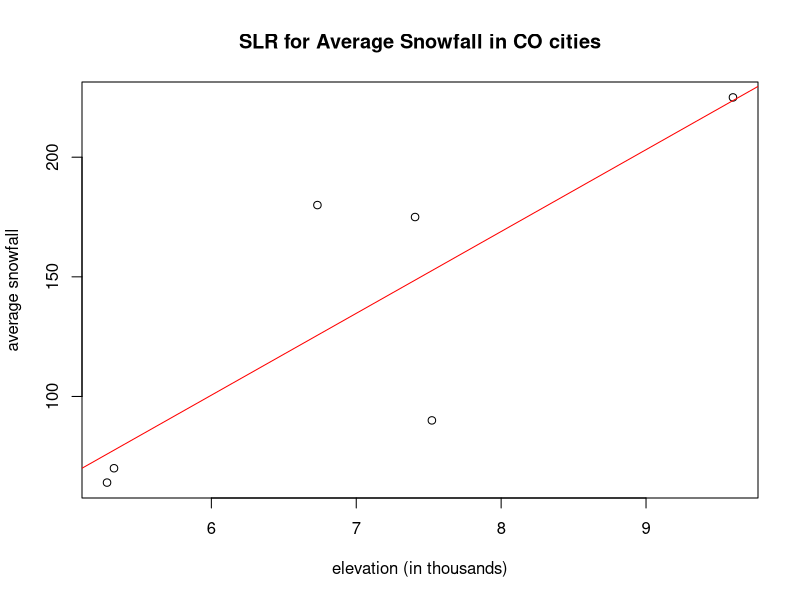
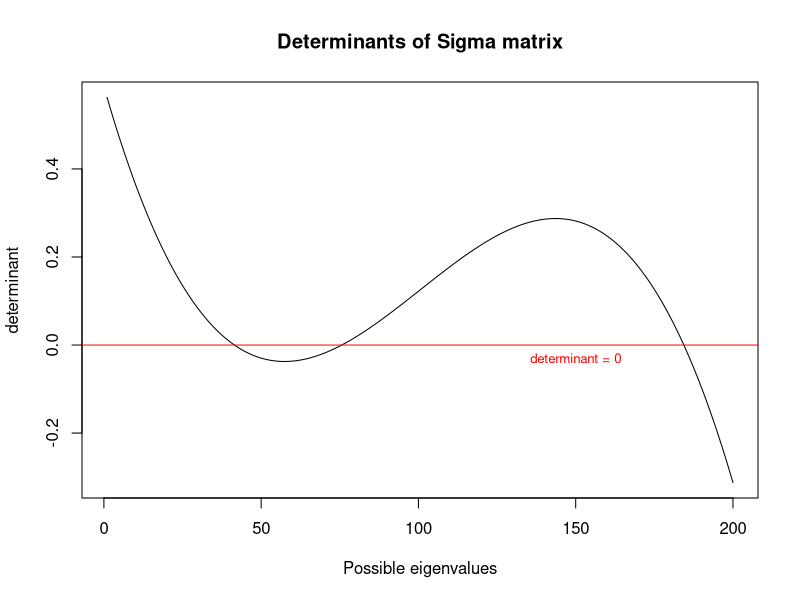

Here is the R script that generated these plots, in order:
## ---- chunk 1
rm(list=ls())
## ---- chunk 2
library(kableExtra)
library(dplyr)
library(data.table)
library(xtable)
library(MASS)
require(data.table)
## ---- chunk 3
# avg_sno <- c(64,70,90,225,180,175)
# elev <- c(5.280, 5.328, 7.522, 9.60, 6.732, 7.406)
# lm1 <- lm(formula = avg_sno ~ elev)
# plot(avg_sno ~ elev, xlab = "elevation", ylab = "average annual snowfall")
# plot(lm1, which=1:2)
## ---- chunk 4
# Create design matrix 
x1 <- c(1,1,1,1,1,1)
elev <- c(5.280, 5.328, 7.522, 9.60, 6.732, 7.406)
#elev <- c(5280, 5328, 7522, 960, 6732, 7406)
x_design <- as.matrix(cbind(x1,elev))

# y vector
avg_sno <- matrix(data = c(64,70,90,225,180,175))

# B hat estimate:
estimates <- solve((t(x_design) %*% x_design)) %*% t(x_design) %*% 
              avg_sno
estimates <- as.data.frame(round(estimates[,1], 3))
row.names(estimates) <- c("mu", "alpha")

plot(elev, avg_sno, ylab = "average snowfall", xlab = "elevation (in thousands)", main = "SLR for Average Snowfall in CO cities")
abline(a=estimates[1,], b=estimates[2,], col = "red")
## ---- chunk 5

kable(estimates, col.names = "Estimate", caption = "SLR Estimates") %>% 
          kable_styling(bootstrap_options = c("striped", "hover"))
## ---- chunk 6
y_hat <-  estimates[1,] + estimates[2,]*elev
y_i <- c(64,70,90,225,180,175)

tot <- vector()

for(j in 1:length(y_i)){
      sum_y <- (y_i[j] - y_hat[j])^2
      tot[j] <- sum_y
}

mse <- sum(tot) / (6-2)
print(mse)
## ---- chunk 7
## Initialize Values
n = 6
t.val <- qt(0.975, 4)

# SE of mu / intercept
mean.se.fit <- (1 / n) + (mean(elev)^2)/sum((elev - mean(elev))^2)

# CI for mu (intercept)
mu.conf.upper <- estimates[1,] + t.val * sqrt(mse * mean.se.fit)
mu.conf.lower <- estimates[1,] - t.val * sqrt(mse * mean.se.fit)

## CI for alpha (slope)
alpha.conf.low <- estimates[2,] - t.val * sqrt(mse) / sqrt(sum((elev - mean(elev))^2))
alpha.conf.upp <- estimates[2,] + t.val * sqrt(mse) / sqrt(sum((elev - mean(elev))^2))

## ---- chunk 8
r1 <- cbind("mu", round(mu.conf.lower, 3), round(mu.conf.upper, 3))
r2 <- cbind("alpha", round(alpha.conf.low, 3), round(alpha.conf.upp, 3))

tab <- as.data.table(rbind(r1,r2))
setDT(tab)
tab %>% kable(caption = "Confidence Intervals for SLR", col.names = c("Parameter","Lower Bound", "Upper Bound")) %>% 
  kable_styling(bootstrap_options = c("striped", "hover"))

## ---- chunk 9
d = c(1, 1/2, 1/4, 1/2, 1, 1/2, 1/4, 1/2, 1)
matSig <- matrix(data = d, nrow = 3, ncol=3, byrow = TRUE)

I <- diag(nrow=3,ncol=3)

sys <- function(lam){
  det(matSig - lam*I)
}

lam <- seq(0,2, len = 200)

# Plot graph of determinants to find where the determinant = 0 
plot(sapply(X = lam, FUN = sys), type = "l", ylab = "determinant", 
     xlab = "Possible eigenvalues", main = "Determinants of Sigma matrix")
abline(h=0, col ="red")
text(150, -0.03, "determinant = 0", col="red", cex = 0.8)

## Method 1: finding the roots of the quadratic equation

# Identifying the x-intercepts 
determs <- sapply(X = lam, FUN = sys)
eigvals <- lam[((determs > 0)[-1] - (determs > 0)[-200]) != 0]

## Method 2: finding the roots of the quadratic equation using uniroot()

# quadratic equation for lambda, denoted by x
func <- function(x){
  -(x^3) + 3*x^2 - (39/16)*x + 9/16
}

# plot(sapply(X = lam, FUN = func), type="l")
# abline(h=0)

e1 <- uniroot(f = func, c(0,0.5))$root
e2 <- uniroot(f = func, c(0.5,1.5), extendInt="yes")$root
e3 <- uniroot(f = func, c(1.5,2), extendInt="yes")$root
eigenvals <- c(e1,e2,e3)
## ---- chunk 10
cols <- c("method", "eigenvalue 1", "eigenvalue 2", "eigenvalue 3")
col1 <- c("graphic", "uniroot()")
tab <- rbind(round(eigvals,4), round(eigenvals,4))
tab <- cbind(col1, tab)
tab %>% kable(row.names = FALSE, col.names = cols) %>% 
    kable_styling(bootstrap_options = c("striped", "hover"))

## ---- chunk 11
# rational root finding for question 5
poss_roots <- c(1, 1/2, 1/4, 1/8, 1/16, 3, 3/2, 3/4, 
                3/8, 3/16, 9, 9/2, 9/4, 9/8, 9/16)
gross_func <- function(x){
  -(16*x^3 - 48*x^2 + 39*x -9)
}

evals <- vector()
for (i in 1:length(poss_roots)){
  val <- gross_func(poss_roots[i])
  evals[i] <- val
}

evals[] == 0
root <- poss_roots[8]
print(root)
## ---- chunk 12
handwrit_eigvals <- c((9-sqrt(33))/8, .75, (9+sqrt(33))/8)

cols <- c("method", "eigenvalue 1", "eigenvalue 2", "eigenvalue 3")
col1 <- c("graphic", "uniroot()","handwritten calculation")
tab <- rbind(eigvals, eigenvals, handwrit_eigvals)
tab <- cbind(col1, tab)
tab %>% kable(row.names = FALSE, col.names = cols) %>% 
    kable_styling(bootstrap_options = c("striped", "hover"))


## ---- chunk 13
library(pracma) # for using nullspace function

# for eigenvalue 1:
B1 <- matSig - diag(0.75, nrow(matSig))
ev1 <- nullspace(B1)

# for eigenvalue 2:
B2 <- matSig - diag((9-sqrt(33))/8, nrow(matSig))
ev2 <- nullspace(B2)

# for eigenvalue 3:
B3 <- matSig - diag((9+sqrt(33))/8, nrow(matSig))
ev3 <- -nullspace(B3)
## ---- chunk 14
matEV <- round(cbind(ev1, ev2, ev3), 4)
tabl <- as.data.frame(matEV)
cols <- c("0.75", "9 - sqrt(33) / 8","9 + sqrt(33) / 8")
tabl %>% kable(col.names = cols, row.names = FALSE, escape = FALSE, caption = "Eigenvectors") %>%
  kable_styling(bootstrap_options = c("striped", "hover")) 

## ---- chunk 15
daaat <- c(1/4, 1/4, 1/4, 1/4)
x <- matrix(data = daaat, nrow = 2, ncol = 2)
eigen(x)$values
